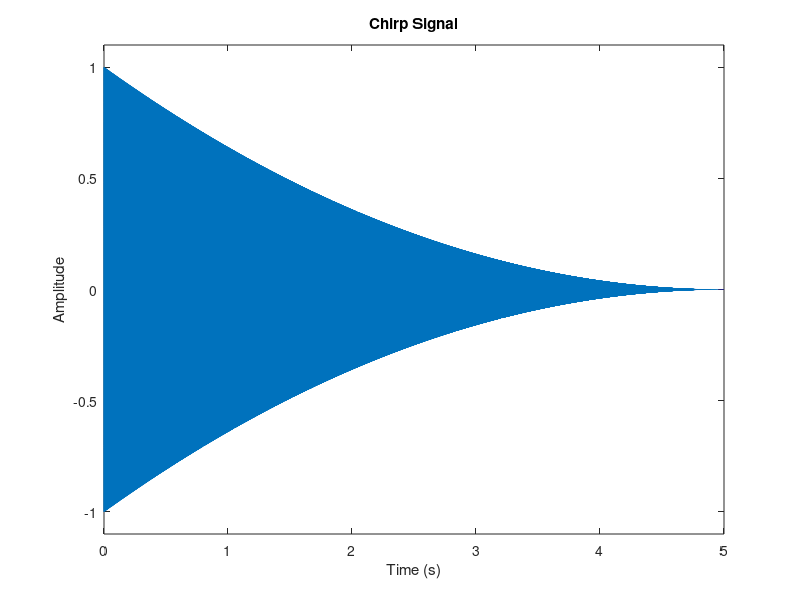

MATLAB code for this plot: (Note: this script raises an error after producing the figure.)
%% 
clear all
close all
% Parameters
Fs = 44100; % Sampling frequency in Hz
T = 5;      % Duration of the signal in seconds
f0 = 500;   % Start frequency of the chirp (500 Hz)
f1 = 3000;  % End frequency of the chirp (3000 Hz)

% Time vector
t = 0:1/Fs:T;

% Generate the chirp signal
x = (1-t/T).^2.*chirp(t, f0, T, f1);
% Play the chirp signal
sound(x, Fs);
% Plot the chirp signal
plot(t, x);
xlabel('Time (s)');
ylabel('Amplitude');
title('Chirp Signal');
axis([0 T -1.1 1.1]); % Set axis limits for better visualization



%%
% x = load('data2');
% dt = 4e-3; % sample  interval (s)
%Fs = 1/dt; % sampling frequency (Hz)
dt = 1/Fs;
nt = length(x);
%t = (0:(nt-1))*dt;
% [x,t] = resample(x,t,Fs*10);
% Parameters for the STFT
windowSize = 2^11;      % Size of the window
overlap = round(0.75 * windowSize); % Overlap between successive windows (75% overlap)
nfft = 2^11;            % Number of FFT points
% Compute the spectrogram
[S, F, T] = stft(x, Fs, 'Window', hamming(windowSize), ...
    'OverlapLength', overlap, 'FFTLength', nfft);
% Convert to power 
P = abs(S).^2;
% Convert power to decibels
S_dB = 10*log10(abs(P/1e-12));
% Display the spectrogram
figure;
subplot(211),plot(t,x),axis tight
subplot(212),surf(T, F(nfft/2:nfft), S_dB(nfft/2:nfft,:), 'EdgeColor', 'none');
axis xy; axis tight; colormap(jet); view(0, 90);ylim([0 5000])
xlabel('Time (s)');
ylabel('Frequency (Hz)');
title('Spectrogram of the Signal');
yy=colorbar('southoutside');
ylabel(yy,'dB')
%%
% Parameters
Fs = 44100; % Sampling frequency in Hz
T = 5;      % Duration of the signal in seconds
f0 = 500;   % Start frequency of the chirp (500 Hz)
f1 = 3000;  % End frequency of the chirp (3000 Hz)

% Time vector
t = 0:1/Fs:T;

% Generate the chirp signal
x = (1-t/T).^2.*chirp(t, f0, T, f1);
% Perform Continuous Wavelet Transform
[wt, f] = cwt(x, Fs,'FrequencyLimits',[0 5000],'VoicesPerOctave',10);

% Plot the Spectrogram using Wavelet Transform
figure;
surface(t, f, abs(wt));
axis tight;
shading flat;
xlabel('Time (s)');
ylabel('Frequency (Hz)');
title('Spectrogram using Continuous Wavelet Transform');
colorbar;
